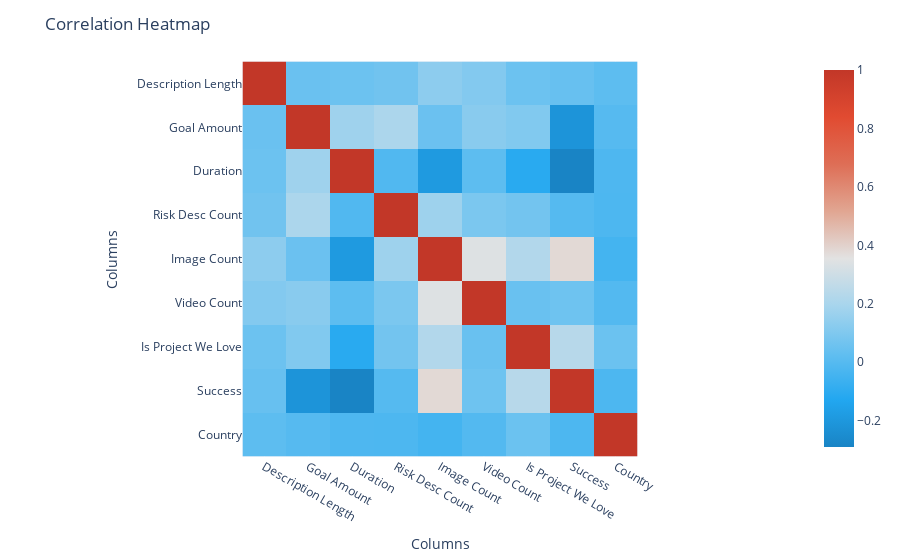

Here is the notebook cell this chart was saved with:
### Markdown cell above
This is a correlation heatmap for selected columns in the DataFrame:

### Code cell
create_heatMap()

### Figure 1 — Plotly figure (JSON) as saved in the notebook; plotly's stock layout.template omitted (floating-point values rounded to 4 significant figures)
{"data": [{"coloraxis": "coloraxis", "hovertemplate": "x: %{x}<br>y: %{y}<br>color: %{z}<extra></extra>", "name": "0", "type": "heatmap", "x": ["Description Length", "Goal Amount", "Duration", "Risk Desc Count", "Image Count", "Video Count", "Is Project We Love", "Success", "Country"], "xaxis": "x", "y": ["Description Length", "Goal Amount", "Duration", "Risk Desc Count", "Image Count", "Video Count", "Is Project We Love", "Success", "Country"], "yaxis": "y", "z": [[1, 0.04927, 0.0526, 0.06468, 0.1311, 0.1085, 0.05407, 0.04108, 0.01742], [0.04927, 1, 0.175, 0.207, 0.0506, 0.123, 0.1035, -0.2162, -0.0007976], [0.0526, 0.175, 1, -0.01183, -0.1879, 0.0186, -0.1106, -0.2901, -0.01942], [0.06468, 0.207, -0.01183, 1, 0.1734, 0.09019, 0.07047, -0.002893, -0.02141], [0.1311, 0.0506, -0.1879, 0.1734, 1, 0.3409, 0.2239, 0.3803, -0.04413], [0.1085, 0.123, 0.0186, 0.09019, 0.3409, 1, 0.04596, 0.05916, -0.008231], [0.05407, 0.1035, -0.1106, 0.07047, 0.2239, 0.04596, 1, 0.2366, 0.0523], [0.04108, -0.2162, -0.2901, -0.002893, 0.3803, 0.05916, 0.2366, 1, -0.02328], [0.01742, -0.0007976, -0.01942, -0.02141, -0.04413, -0.008231, 0.0523, -0.02328, 1]]}], "layout": {"coloraxis": {"colorscale": [[0, "#1984c5"], [0.125, "#22a7f0"], [0.25, "#63bff0"], [0.375, "#a7d5ed"], [0.5, "#e2e2e2"], [0.625, "#e1a692"], [0.75, "#de6e56"], [0.875, "#e14b31"], [1, "#c23728"]]}, "margin": {"t": 60}, "showlegend": false, "title": {"text": "Correlation Heatmap"}, "xaxis": {"anchor": "y", "constrain": "domain", "domain": [0, 1], "scaleanchor": "y", "title": {"text": "Columns"}}, "yaxis": {"anchor": "x", "autorange": "reversed", "constrain": "domain", "domain": [0, 1], "title": {"text": "Columns"}}}}
